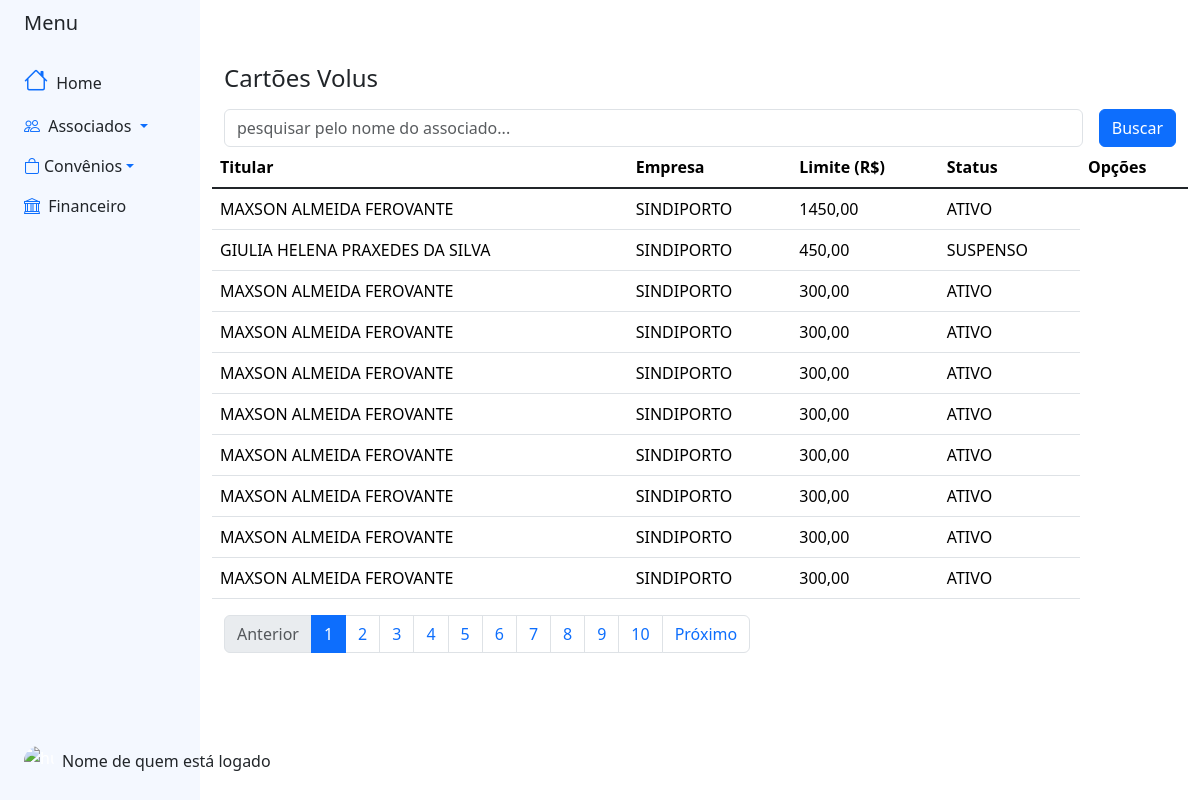
Page /convenios/ (signed in) on the committed database.
### blackpearl/convenios/models.py (models this page shows, shortened)
class Base(models.Model):
    criado = models.DateField('Data de Criação', auto_now_add=True)
    modificado = models.DateField('Data de Atualização', auto_now_add=True)
    ativo = models.BooleanField('Ativo?', default=True)
    class Meta:
        abstract = True

class CartaoConvenioVolus(Base):
    nome = models.CharField('Nome do Cartão', max_length=20, default='Convênio Volus')
    titular = models.ForeignKey(Associado, on_delete=models.CASCADE, related_name='cartaovolus')
    valorLimite = models.DecimalField('Valor do Limite', max_digits=8, decimal_places=2)
    status = models.CharField('Status', max_length=20, choices=status_choices)

### blackpearl/associados/models.py (models this page shows, shortened)
class Base(models.Model):
    criado = models.DateField('Data de Criação', auto_now_add=True)
    modificado = models.DateField('Data de Atualização', auto_now_add=True)
    ativo = models.BooleanField('Ativo?', default=True)
    class Meta:
        abstract = True

class Associado(Base):
    nomecompleto = models.CharField('Nome Completo', max_length=300)
    dataNascimento = models.DateField('Data de Nascimento')
    sexo = models.CharField('Sexo', max_length=1, choices=SEXO_CHOICES)
    cpf = models.CharField('CPF', max_length=11)
    identidade = models.CharField('Identidade', max_length=20, default='')
    orgemissor = models.CharField('Órgão Emissor', max_length= 6, choices=ORGEMISSOR_CHOICES, default='')
    estadocivil = models.CharField('Estado Civil', max_length= 2, choices=ESTADOCIVIL_CHOICES, default='')
    dataAssociacao = models.DateField('Data de Associação')
    associacao = models.CharField('Associação', max_length=50, choices=ASSOCIACAO_CHOICES, default= '')
    matricula = models.IntegerField('Matricula', null=True)
    empresa  = models.ForeignKey(Empresa, on_delete=models.CASCADE, related_name='empresa')
    email = models.EmailField('e-mail')
    dddNumeroContato = models.CharField('DDD', max_length=2)
    numeroContato = models.CharField('Celular', max_length=9)
    slug = models.SlugField('Slug', max_length=100, blank=True, editable=False)
    cep = models.CharField('CEP', max_length=9)
    logradouro = models.CharField('Logradouro', max_length=200)
    num = models.IntegerField('Número')
    bairro = models.CharField('Bairro', max_length=100)
    cidade = models.CharField('Cidade', max_length=100)
    estado = models.CharField('Estado (UF)', max_length=2, choices=ESTADOS_CHOICES, default='')
    def __str__(self):
        return '{}'.format(self.nomecompleto)

class Empresa(Base):
    nome = models.CharField('Nome da empresa', max_length= 100)
    estado = models.CharField('Estado de atuação', max_length=20, choices= ESTADOS_CHOICES)
    def __str__(self):
        return self.nome

### blackpearl/convenios/views.py (the view)
# urls.py: path('', views.home, name='home_assoc'),
@login_required(login_url='login')
def home(request):
    nome_pesquisado =request.GET.get('obj')
    if nome_pesquisado:
        cartoes = CartaoConvenioVolus.objects.filter(titular__nomecompleto__icontains=nome_pesquisado).order_by('titular')
    else:
        cartoes = CartaoConvenioVolus.objects.all()
    paramentro_page = request.GET.get('page', '1')
    paramentro_limit = request.GET.get('limit', '10')
    if not (paramentro_limit.isdigit() and int(paramentro_limit) > 0):
        paramentro_limit = '10'
    cartoes_paginator = Paginator(cartoes, paramentro_limit)
    try:
        page = cartoes_paginator.page(paramentro_page)
    except (EmptyPage, PageNotAnInteger):
        page = cartoes_paginator.page(1)
    context = {
        'list_objs': page
    }
    return render(request,'convenios/home.html', context)

### blackpearl/convenios/templates/convenios/home.html
{% extends "base_sidebar.html" %}
{% block bootstrap5_content %}
{% load bootstrap5 %}
{% load static %}
      <link href="https://cdn.datatables.net/v/bs5/jq-3.6.0/jszip-2.5.0/dt-1.13.4/b-2.3.6/b-html5-2.3.6/b-print-2.3.6/datatables.min.css" rel="stylesheet"/>
        <div class="container">
          <div class="row d-flex justify-content-center align-items-center h-50 mt-5">
            <h4 class="">Cartões Volus</h4>
            {% include 'search.html' with href='home_conv' %}
            <table class="table table-hover" >
                        <thead>
                          <tr>
                            <th scope="col">Titular</th>
                            <th scope="col">Empresa</th>
                            <th scope="col">Limite (R$)</th>
                            <th scope="col">Status</th>
                            <th scope="col">Opções</th>
                          </tr>
                        </thead>
                            <tbody class="table-group-divider">
                              {% for cartao in list_objs %}
                              <tr>
                              <td>{{ cartao.titular }}</td>
                                <td>{{ cartao.titular.empresa }}</td>
                              <td>{{ cartao.valorLimite }}</td>
                              <td>{{ cartao.status }}</td>
                              </tr>
                              {% endfor %}
                          </tbody>
                       </table>
            {% include 'pagination.html' with href='home_conv'%}
          </div>
        </div>
{% endblock bootstrap5_content %}

### rows in the picture
CartaoConvenioVolus: titular "MAXSON ALMEIDA FEROVANTE", titular.empresa "SINDIPORTO", valorLimite "1450,00", status "ATIVO"
CartaoConvenioVolus: titular "GIULIA HELENA PRAXEDES DA SILVA", titular.empresa "SINDIPORTO", valorLimite "450,00", status "SUSPENSO"
CartaoConvenioVolus: titular "MAXSON ALMEIDA FEROVANTE", titular.empresa "SINDIPORTO", valorLimite "300,00", status "ATIVO"
CartaoConvenioVolus: titular "MAXSON ALMEIDA FEROVANTE", titular.empresa "SINDIPORTO", valorLimite "300,00", status "ATIVO"
CartaoConvenioVolus: titular "MAXSON ALMEIDA FEROVANTE", titular.empresa "SINDIPORTO", valorLimite "300,00", status "ATIVO"
CartaoConvenioVolus: titular "MAXSON ALMEIDA FEROVANTE", titular.empresa "SINDIPORTO", valorLimite "300,00", status "ATIVO"
CartaoConvenioVolus: titular "MAXSON ALMEIDA FEROVANTE", titular.empresa "SINDIPORTO", valorLimite "300,00", status "ATIVO"
CartaoConvenioVolus: titular "MAXSON ALMEIDA FEROVANTE", titular.empresa "SINDIPORTO", valorLimite "300,00", status "ATIVO"
CartaoConvenioVolus: titular "MAXSON ALMEIDA FEROVANTE", titular.empresa "SINDIPORTO", valorLimite "300,00", status "ATIVO"
CartaoConvenioVolus: titular "MAXSON ALMEIDA FEROVANTE", titular.empresa "SINDIPORTO", valorLimite "300,00", status "ATIVO"

### other values in the picture
{{ num }} "1"
{{ num }} "2" "3" "4" "5" "6" "7" "8" "9" "10"
